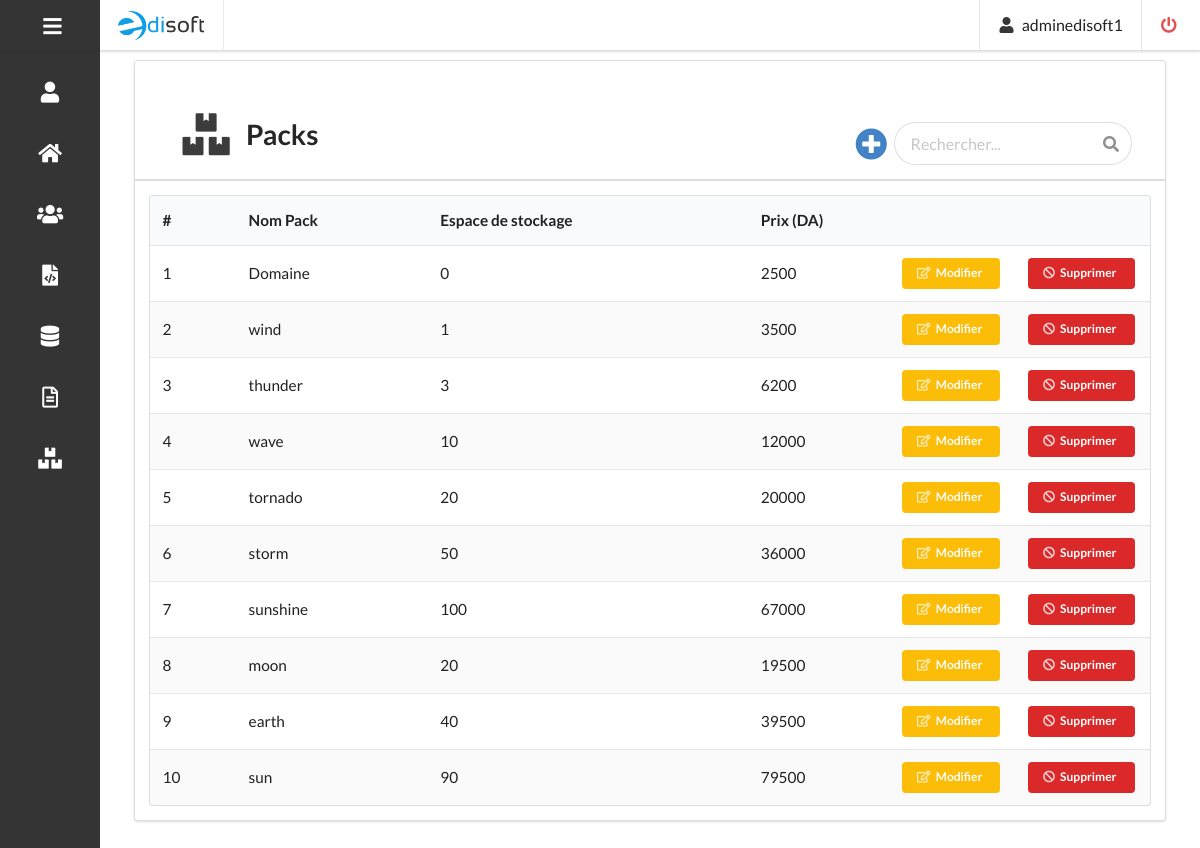
The app's page /pack/index.php (signed in) with its own data.
### tables this page shows
CREATE TABLE pack(
    id_pack TINYINT(2) NOT NULL AUTO_INCREMENT PRIMARY KEY, 
    nom_pack VARCHAR(45), 
    espace_pack INT(4), 
    prix_pack INT(7), 
    id_ad TINYINT(1), 
    FOREIGN KEY (id_ad) REFERENCES admin (id_ad )  ON UPDATE CASCADE ON DELETE CASCADE
);

### pack/modifier_modal.php (called while the page is built, shortened)
<?php
$pack = Pack::find_by_id($id);
?>

### includes/functions.php (called while the page is built, shortened)
<?php
function url_for($script_path) {
    if($script_path[0] != '/') {
      $script_path = "/" . $script_path;
    }
    return WWW_ROOT . $script_path;
  }
function h($string="") {
  return htmlspecialchars($string);
}
?>

### includes/classes/Admin.class.php (called while the page is built, shortened)
<?php
class Admin{
    static protected $database;
    static function set_database($database){
        self::$database = $database;
    }
    static public function find_by_id($id){
        $sql = "SELECT username_ad FROM admin ";
        $sql .="WHERE id_ad='". self::$database->escape_string($id) ."'";
        $result = self::$database->query($sql);
        $array = $result->fetch_assoc();
        foreach($array as $key => $value)
        {
             return $value;
        }
        var_dump($array);
    }
};
?>

### includes/classes/Pack.class.php (called while the page is built, shortened)
<?php
class Pack{
    static protected $database;
    static function set_database($database){
        self::$database = $database;
    }
    static public function find_by_sql($sql){
        $result = self::$database->query($sql);
        $object_array = [];
        while($record = $result->fetch_assoc()){
            $object_array [] = self::instantiate($record);
        };
        return $object_array;
    }
    static public function find_all(){
        $sql = "SELECT * FROM pack";
       return self::find_by_sql($sql);
    }
    static protected function instantiate($record){
        $object = new self;
        foreach ($record as $property => $value) {
            if(property_exists($object, $property)){
                $object->$property = $value;
            }
        }
        return $object;
    }
    static public function find_by_id($id){
        $sql = "SELECT * FROM pack ";
        $sql .="WHERE id_pack='". self::$database->escape_string($id) ."'";
        $object_array= self::find_by_sql($sql);
        if(!empty($object_array)){
            return array_shift($object_array);
        }else{
            return false;
        }
    }
};
?>

### pack/function_modal.php (called while the page is built, shortened)
<?php
function modifier_modal($id_tab, $type_client){
    $id= $id_tab ?? false;
    include('modifier_modal.php');
}
?>

### pack/index.php (the view, shortened to what this page needs)
 <?php
include("../includes/app_head.php");
include('function_modal.php');
?>
 <div class="page">
     <div class="ui fluid container">
         <?php include('../includes/menu_head.php'); ?>
         <div class="ui padded grid">
             <div class="ui fifteen wide column row centered grid segment">
                 <div class="ui pointing secondary big menu">
                     <h1 class="ui header item"><i class="boxes icon"></i>Packs</h1>
                     <div class="right item">
                         <a href="ajouter_pack.php" class="">
                             <i class="big plus circle icon"></i>
                         </a>
                         <div class="ui search  ">
                                        <div class="ui icon input">
                                            <input class="prompt" type="text" placeholder="Rechercher..."
                                                id="search">
                                        </div>
                                    </div>
                     </div>
                 </div>
                 <div class="ui bottom attached tab  active limits" data-tab="first">
                     <?php
$packs = Pack::find_all();
?>
                    <table class="ui striped large table" id="tabAll">
                         <thead>
                             <tr>
                                 <th>#</th>
                                 <th>Nom Pack</th>
                                 <th>Espace de stockage</th>
                                 <th  colspan="3">Prix (DA)</th>
                             </tr>
                         </thead>
                         <tbody>
                             <?php foreach($packs as $pack){
                                ?>
                             <tr>
                                 <td><?php echo h($pack->id_pack);?></td>
                                 <td><?php echo h($pack->nom_pack) ;?></td>
                                 <td><?php echo h($pack->espace_pack);?></td>
                                 <td><?php echo h($pack->prix_pack);?></td>
                                 <td class="collapsing">
                                     <button class="ui tiny yellow  button"
                                         data-button_id="<?php echo h($pack->id_pack) ?>" data-type="modifier"><i
                                             class="edit outline icon"></i><span>Modifier</span></button>
                                             <?php modifier_modal($pack->id_pack, '') ?>
                                 </td>
                                 <td class="collapsing">
                                     <button class="ui tiny red button" data-button_id="<?php echo h($pack->id_pack) ?>"
                                         data-type="supprimer">
                                         <i class="ban icon"></i><span>Supprimer</span></button>
                                 </td>
                             </tr>
                             <?php
                            } ?>
                         </tbody>
                     </table>
                 </div>
         </div>
     </div>
     <?php
require_once("../includes/app_foot.php");
?>

### includes/app_head.php (shortened to what this page needs)
<!DOCTYPE html>
<html lang="en">
  <head>
    <link rel="stylesheet" type="text/css" href="<?php echo url_for('dist/semantic.css') ;?>">
  </head>
  <body>
  <div class="leftbar">
      <div class="ui middle aligned link list">
        <a class="" id="leftbar-toggle" href="#">
          <i class="sidebar large icon"></i>
        </a>
        <?php
        if($_SESSION['admin_id'] == 1)
        { echo '
            <a class="item bar" href="';?><?php echo url_for("admins/index.php"); ?><?php echo '">';?>
              <?php echo '<i class="user large icon"></i>
              <div class="content">Admins</div>
            </a>
        ';
        }
        ?>
        <a class="item bar" href="<?php echo url_for('dashboard.php'); ?>">
          <i class="home large icon"></i>
        </a>
        <a class="item" href="<?php echo url_for('clients/index.php'); ?>">
          <i class="users large icon"></i>
        </a>
        <a class="item" href="<?php echo url_for('conceptions/index.php'); ?>">
            <i class="file code large icon"></i>
          </a>
          <a class="item" href="<?php echo url_for('hebergements/index.php'); ?>">
              <i class="database large icon"></i>
            </a>
              <a class="item" href="<?php echo url_for('factures/index.php'); ?>">
              <i class="file alternate outline large icon"></i>
                </a>
        <a class="item" href="<?php echo url_for('pack/index.php'); ?>">
        <i class="large boxes icon"></i>
                </a>
      </div>
    </div>

### includes/menu_head.php (shortened to what this page needs)
    <div class="" >
              <div class="ui top fixed  fluid big menu">
                <div class="header item">
                    <img src="<?php echo url_for('images/logo.png');?>" alt="">
                </div>
                <div class="right menu">
                <div class="item">
                    <i class="user icon"></i>
<?php $username = Admin::find_by_id($_SESSION['admin_id'])?>
                        <?php echo $username.''.$_SESSION['admin_id']; ?>
                    </div>
                    <div class="item">
                    <a href="<?php echo url_for('logout.php');?>">  <i class="power off red link icon"></i></a>
                    </div>
              </div>
          </div>
</div>

### includes/app_foot.php (shortened to what this page needs)
</body>
</html>

### pack/index.php (style rules this page uses)
.ui.search .prompt { border-radius: 500rem !important; }
.ui.button i { display: inline; }
.ui.fifteen.wide.column.row.centered.grid.segment { height: 85vh; overflow: scroll; }

### includes/menu_head.php (style rules this page uses)
img { font-size:35px; }
.ui.top.fixed { padding-left: 100px; }

### records on screen
pack: id_pack "1", nom_pack "Domaine", espace_pack "0", prix_pack "2500"
pack: id_pack "2", nom_pack "wind", espace_pack "1", prix_pack "3500"
pack: id_pack "3", nom_pack "thunder", espace_pack "3", prix_pack "6200"
pack: id_pack "4", nom_pack "wave", espace_pack "10", prix_pack "12000"
pack: id_pack "5", nom_pack "tornado", espace_pack "20", prix_pack "20000"
pack: id_pack "6", nom_pack "storm", espace_pack "50", prix_pack "36000"
pack: id_pack "7", nom_pack "sunshine", espace_pack "100", prix_pack "67000"
pack: id_pack "8", nom_pack "moon", espace_pack "20", prix_pack "19500"
pack: id_pack "9", nom_pack "earth", espace_pack "40", prix_pack "39500"
pack: id_pack "10", nom_pack "sun", espace_pack "90", prix_pack "79500"

### other values on screen
$username "adminedisoft"
$_SESSION['admin_id'] "1"
